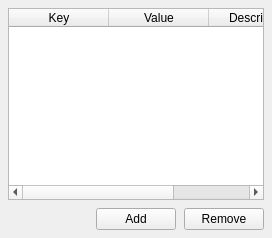
           <widget class="QWidget" name="tab_headers">
            <attribute name="title">
             <string>Headers</string>
            </attribute>
            <layout class="QVBoxLayout" name="verticalLayout_headers">
             <property name="spacing">
              <number>8</number>
             </property>
             <property name="leftMargin">
              <number>8</number>
             </property>
             <property name="topMargin">
              <number>8</number>
             </property>
             <property name="rightMargin">
              <number>8</number>
             </property>
             <property name="bottomMargin">
              <number>8</number>
             </property>
             <item>
              <widget class="QTableWidget" name="table_headers">
               <property name="columnCount">
                <number>3</number>
               </property>
               <attribute name="verticalHeaderVisible">
                <bool>false</bool>
               </attribute>
               <column>
                <property name="text">
                 <string>Key</string>
                </property>
               </column>
               <column>
                <property name="text">
                 <string>Value</string>
                </property>
               </column>
               <column>
                <property name="text">
                 <string>Description</string>
                </property>
               </column>
              </widget>
             </item>
             <item>
              <layout class="QHBoxLayout" name="horizontalLayout_headers">
               <item>
                <spacer name="horizontalSpacer_2">
                 <property name="orientation">
                  <enum>Qt::Horizontal</enum>
                 </property>
                 <property name="sizeHint" stdset="0">
                  <size>
                   <width>40</width>
                   <height>20</height>
                  </size>
                 </property>
                </spacer>
               </item>
               <item>
                <widget class="QPushButton" name="btn_add_header">
                 <property name="sizePolicy">
                  <sizepolicy hsizetype="Minimum" vsizetype="Fixed">
                   <horstretch>0</horstretch>
                   <verstretch>0</verstretch>
                  </sizepolicy>
                 </property>
                 <property name="text">
                  <string>Add</string>
                 </property>
                </widget>
               </item>
               <item>
                <widget class="QPushButton" name="btn_remove_header">
                 <property name="sizePolicy">
                  <sizepolicy hsizetype="Minimum" vsizetype="Fixed">
                   <horstretch>0</horstretch>
                   <verstretch>0</verstretch>
                  </sizepolicy>
                 </property>
                 <property name="text">
                  <string>Remove</string>
                 </property>
                </widget>
               </item>
              </layout>
             </item>
            </layout>
           </widget>
